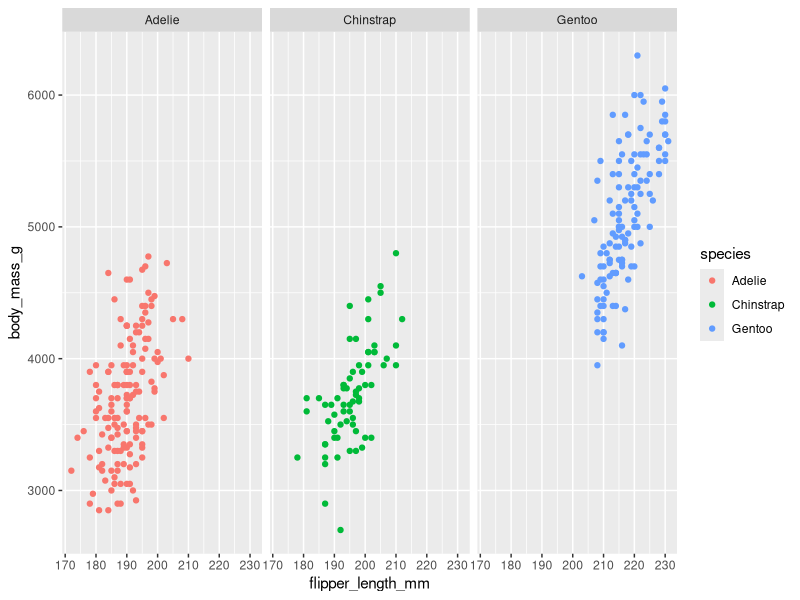
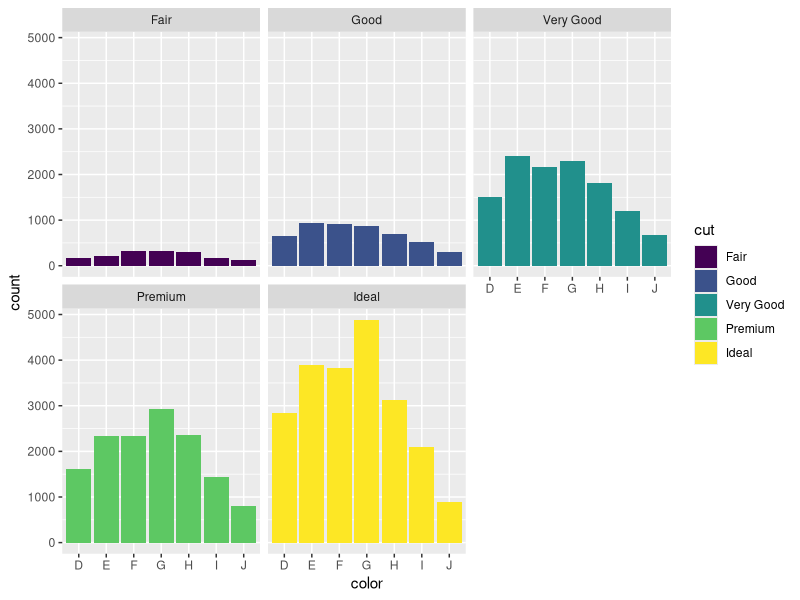
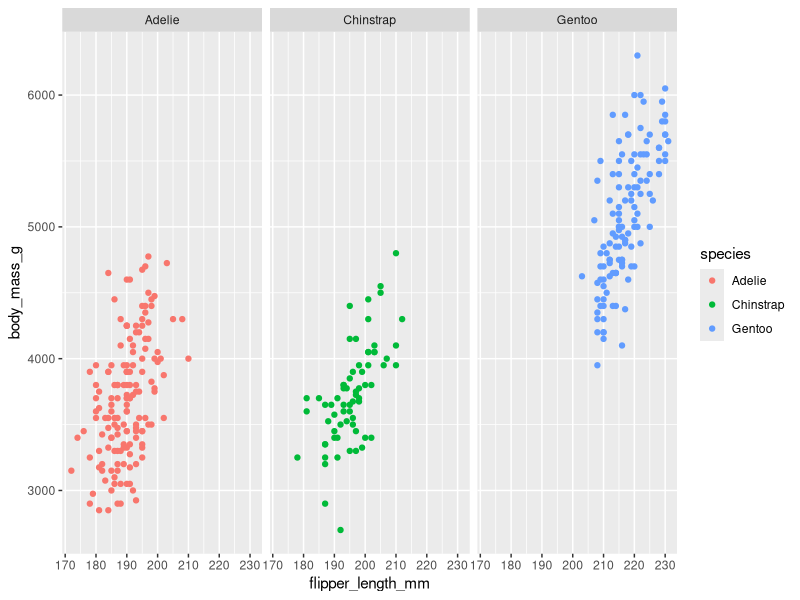

These charts were generated, in order, by the following R code:
library(tidyverse)
library(palmerpenguins)
library(ggplot2)

data("penguins")

ggplot(data = penguins) + geom_point(mapping = aes(x=flipper_length_mm,y=body_mass_g,color=species))+
  facet_wrap(~species)

ggplot(data = diamonds) + geom_bar(mapping = aes(x=color , fill = cut))+
  facet_wrap(~cut)

ggplot(data = penguins) + geom_point(mapping = aes(x=flipper_length_mm,y=body_mass_g,color=species))+
  facet_grid(~species)
